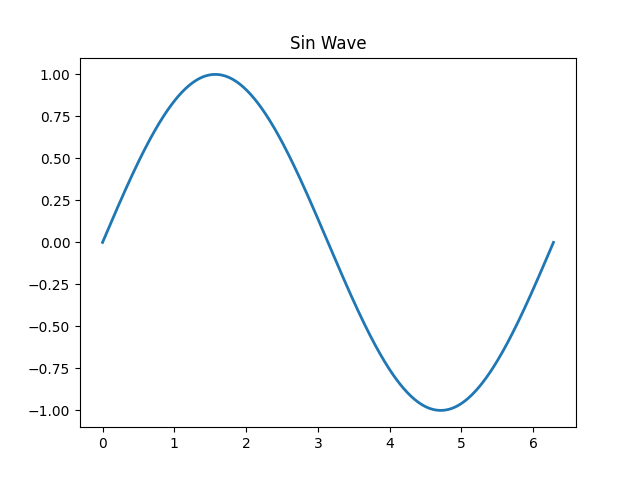
#> input picture MAC_Python_Samples/mat_sin_wave.png, 640 x 480 px
$ python pil_mat_image_show_resize.py ../mat_sin_wave.png
#> lines starting #> are read from the running program, lines starting #| are printed output that depends on the picture
# Python: show Image in Matplotlib Window using Pillow and Matplotlib
# default Window size : 640x480
# 2025-04-10  K.OHWADA

# https://qiita.com/soiSource/items/e859d57f07847063de4d

from PIL import Image
import matplotlib.pyplot as plt
import numpy as np
import sys
import os


# resize
WIDTH = 300
HEIGHT = 300

AXIS = "off"

# name_width x height.png
FORMAT = "pil_mat_image_show_resize_{:s}_{:d}x{:d}.png"

def resize_image(fpath):
#> called with fpath = '../mat_sin_wave.png'
	is_resize = False
	img = Image.open(fpath)
#> img is the input picture: PIL image 640x480 RGBA; mean R, G, B, A 250.6, 251.3, 251.7, 255
	iw, ih = img.size
#> iw = 640; ih = 480
	print('img: ', iw, ih)
#| img:  640 480
	ratio_w = WIDTH/iw
#> ratio_w = 0.469
	ratio_h = HEIGHT/ih
#> ratio_h = 0.625
	ratio = min(ratio_w, ratio_h)
#> ratio = 0.469
	if ( iw > WIDTH ) or ( ih > HEIGHT):
		is_resize = True
		w = int(ratio * iw)
#> w = 300
		h = int(ratio * ih)
#> h = 225
		print('resize: ', w, h)
#| resize:  300 225
		img = img.resize( (w, h) )
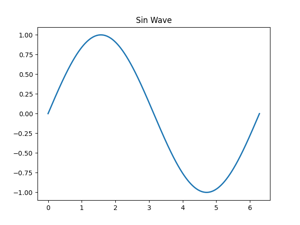
#> img: PIL image 300x225 RGBA; mean R, G, B, A 250.4, 251.1, 251.6, 255
	# end
	return [is_resize, img]

def show_resize_image_in_matplotlib_window_save(fpath):
	basename = os.path.basename(fpath)
	name, ext = os.path.splitext(fpath)
	outfile = "pil_mat_image_show_resize_" + name + ".png"
	print(outfile)
	is_resize, img = resize_image(fpath)
#> is_resize = True
	img_np = np.array(img)
	plt.figure(num=basename)
	plt.axis(AXIS )
	plt.imshow(img_np)
	# plt.savefig(outfile)
	if is_resize:
		iw, ih = img.size
#> iw = 300; ih = 225
		fname = FORMAT.format(name, iw, ih)
		print(fname)
#| pil_mat_image_show_resize_../mat_sin_wave_300x225.png
		# img.save(fname)
# end
	plt.show()
# end


# main
args = sys.argv
argc = len(args)
script = args[0]

if argc < 2:
	print("Usage: python %s  <image filepath>" % script)
	exit()
# end

fpath = args[1]
show_resize_image_in_matplotlib_window_save(fpath)
